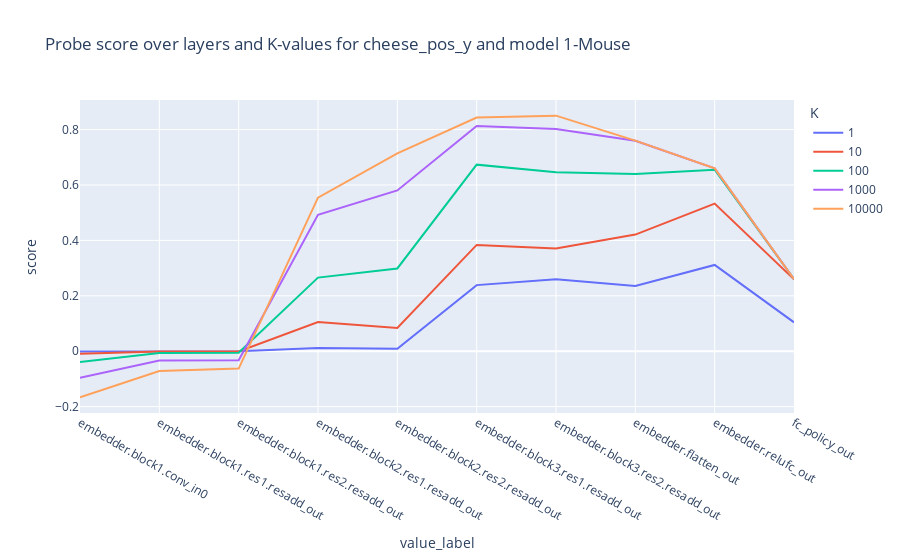
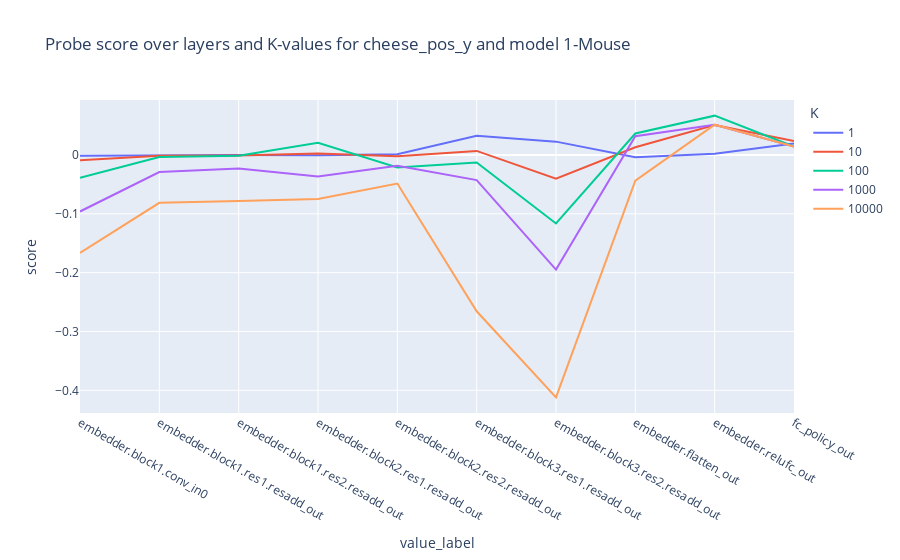

Notebook code for these charts, in order:
### Code cell
cheese_pos_x = cheese_pos.x.values.astype(float)
cheese_pos_y = cheese_pos.y.values.astype(float)
mouse_pos_x = mouse_pos.x.values.astype(float)
mouse_pos_y = mouse_pos.y.values.astype(float)
dist_to_top_right_float = dist_to_top_right.astype(float)



index_nums = np.array([1, 10, 100, 1000, 10000])

obj_pos = cheese_pos_x
#obj_pos = dist_to_top_right_float
hook_to_use = hook1
obj_pos_name = 'cheese_pos_y'
model_name = '1-Mouse'

results, _ = cpr.sparse_linear_probe(hook_to_use, values_to_store, obj_pos, model_type='ridge',
    index_nums = index_nums, random_state=42, max_iter=10000, alpha=100.)

plot_sparse_probe_scores(results, obj_pos, index_nums, 
    f'Probe score over layers and K-values for {obj_pos_name} and model {model_name}',
    include_limits=False)

results, _ = cpr.sparse_linear_probe(hook2, values_to_store, obj_pos, model_type='ridge',
    index_nums = index_nums, random_state=42, max_iter=10000, alpha=100.)

plot_sparse_probe_scores(results, obj_pos, index_nums, 
    f'Probe score over layers and K-values for {obj_pos_name} and model {model_name}',
    include_limits=False)

### Figure 1 — Plotly figure (JSON) as saved in the notebook; plotly's stock layout.template omitted (floating-point values rounded to 4 significant figures)
{"data": [{"hovertemplate": "K=1<br>value_label=%{x}<br>score=%{y}<extra></extra>", "legendgroup": "1", "line": {"color": "#636efa", "dash": "solid"}, "marker": {"symbol": "circle"}, "mode": "lines", "name": "1", "orientation": "v", "showlegend": true, "type": "scatter", "x": ["embedder.block1.conv_in0", "embedder.block1.res1.resadd_out", "embedder.block1.res2.resadd_out", "embedder.block2.res1.resadd_out", "embedder.block2.res2.resadd_out", "embedder.block3.res1.resadd_out", "embedder.block3.res2.resadd_out", "embedder.flatten_out", "embedder.relufc_out", "fc_policy_out"], "xaxis": "x", "y": [-0.001116, -0.0002584, -0.0002135, 0.01169, 0.008438, 0.2386, 0.2599, 0.2352, 0.3114, 0.1041], "yaxis": "y"}, {"hovertemplate": "K=10<br>value_label=%{x}<br>score=%{y}<extra></extra>", "legendgroup": "10", "line": {"color": "#EF553B", "dash": "solid"}, "marker": {"symbol": "circle"}, "mode": "lines", "name": "10", "orientation": "v", "showlegend": true, "type": "scatter", "x": ["embedder.block1.conv_in0", "embedder.block1.res1.resadd_out", "embedder.block1.res2.resadd_out", "embedder.block2.res1.resadd_out", "embedder.block2.res2.resadd_out", "embedder.block3.res1.resadd_out", "embedder.block3.res2.resadd_out", "embedder.flatten_out", "embedder.relufc_out", "fc_policy_out"], "xaxis": "x", "y": [-0.008993, -0.0008238, -0.0007673, 0.1052, 0.08387, 0.3836, 0.3707, 0.421, 0.533, 0.2592], "yaxis": "y"}, {"hovertemplate": "K=100<br>value_label=%{x}<br>score=%{y}<extra></extra>", "legendgroup": "100", "line": {"color": "#00cc96", "dash": "solid"}, "marker": {"symbol": "circle"}, "mode": "lines", "name": "100", "orientation": "v", "showlegend": true, "type": "scatter", "x": ["embedder.block1.conv_in0", "embedder.block1.res1.resadd_out", "embedder.block1.res2.resadd_out", "embedder.block2.res1.resadd_out", "embedder.block2.res2.resadd_out", "embedder.block3.res1.resadd_out", "embedder.block3.res2.resadd_out", "embedder.flatten_out", "embedder.relufc_out", "fc_policy_out"], "xaxis": "x", "y": [-0.03876, -0.006593, -0.005237, 0.2657, 0.2986, 0.6734, 0.6458, 0.6395, 0.6552, 0.2601], "yaxis": "y"}, {"hovertemplate": "K=1000<br>value_label=%{x}<br>score=%{y}<extra></extra>", "legendgroup": "1000", "line": {"color": "#ab63fa", "dash": "solid"}, "marker": {"symbol": "circle"}, "mode": "lines", "name": "1000", "orientation": "v", "showlegend": true, "type": "scatter", "x": ["embedder.block1.conv_in0", "embedder.block1.res1.resadd_out", "embedder.block1.res2.resadd_out", "embedder.block2.res1.resadd_out", "embedder.block2.res2.resadd_out", "embedder.block3.res1.resadd_out", "embedder.block3.res2.resadd_out", "embedder.flatten_out", "embedder.relufc_out", "fc_policy_out"], "xaxis": "x", "y": [-0.09599, -0.03387, -0.03289, 0.4924, 0.5804, 0.8129, 0.802, 0.7594, 0.6599, 0.2601], "yaxis": "y"}, {"hovertemplate": "K=10000<br>value_label=%{x}<br>score=%{y}<extra></extra>", "legendgroup": "10000", "line": {"color": "#FFA15A", "dash": "solid"}, "marker": {"symbol": "circle"}, "mode": "lines", "name": "10000", "orientation": "v", "showlegend": true, "type": "scatter", "x": ["embedder.block1.conv_in0", "embedder.block1.res1.resadd_out", "embedder.block1.res2.resadd_out", "embedder.block2.res1.resadd_out", "embedder.block2.res2.resadd_out", "embedder.block3.res1.resadd_out", "embedder.block3.res2.resadd_out", "embedder.flatten_out", "embedder.relufc_out", "fc_policy_out"], "xaxis": "x", "y": [-0.1666, -0.07147, -0.0628, 0.5544, 0.7143, 0.8433, 0.8503, 0.76, 0.6599, 0.2601], "yaxis": "y"}], "layout": {"legend": {"title": {"text": "K"}, "tracegroupgap": 0}, "title": {"text": "Probe score over layers and K-values for cheese_pos_y and model 1-Mouse"}, "xaxis": {"anchor": "y", "domain": [0, 1], "title": {"text": "value_label"}}, "yaxis": {"anchor": "x", "domain": [0, 1], "title": {"text": "score"}}}}

### Figure 2 — Plotly figure (JSON) as saved in the notebook; plotly's stock layout.template omitted (floating-point values rounded to 4 significant figures)
{"data": [{"hovertemplate": "K=1<br>value_label=%{x}<br>score=%{y}<extra></extra>", "legendgroup": "1", "line": {"color": "#636efa", "dash": "solid"}, "marker": {"symbol": "circle"}, "mode": "lines", "name": "1", "orientation": "v", "showlegend": true, "type": "scatter", "x": ["embedder.block1.conv_in0", "embedder.block1.res1.resadd_out", "embedder.block1.res2.resadd_out", "embedder.block2.res1.resadd_out", "embedder.block2.res2.resadd_out", "embedder.block3.res1.resadd_out", "embedder.block3.res2.resadd_out", "embedder.flatten_out", "embedder.relufc_out", "fc_policy_out"], "xaxis": "x", "y": [-0.001116, -8.515e-06, -0.0001687, -0.0004735, 0.001448, 0.03257, 0.02275, -0.003807, 0.002098, 0.01971], "yaxis": "y"}, {"hovertemplate": "K=10<br>value_label=%{x}<br>score=%{y}<extra></extra>", "legendgroup": "10", "line": {"color": "#EF553B", "dash": "solid"}, "marker": {"symbol": "circle"}, "mode": "lines", "name": "10", "orientation": "v", "showlegend": true, "type": "scatter", "x": ["embedder.block1.conv_in0", "embedder.block1.res1.resadd_out", "embedder.block1.res2.resadd_out", "embedder.block2.res1.resadd_out", "embedder.block2.res2.resadd_out", "embedder.block3.res1.resadd_out", "embedder.block3.res2.resadd_out", "embedder.flatten_out", "embedder.relufc_out", "fc_policy_out"], "xaxis": "x", "y": [-0.008993, -0.001043, -0.0006198, 0.002732, -0.002193, 0.006982, -0.04007, 0.01329, 0.05105, 0.02369], "yaxis": "y"}, {"hovertemplate": "K=100<br>value_label=%{x}<br>score=%{y}<extra></extra>", "legendgroup": "100", "line": {"color": "#00cc96", "dash": "solid"}, "marker": {"symbol": "circle"}, "mode": "lines", "name": "100", "orientation": "v", "showlegend": true, "type": "scatter", "x": ["embedder.block1.conv_in0", "embedder.block1.res1.resadd_out", "embedder.block1.res2.resadd_out", "embedder.block2.res1.resadd_out", "embedder.block2.res2.resadd_out", "embedder.block3.res1.resadd_out", "embedder.block3.res2.resadd_out", "embedder.flatten_out", "embedder.relufc_out", "fc_policy_out"], "xaxis": "x", "y": [-0.03876, -0.003363, -0.001316, 0.02093, -0.0212, -0.01276, -0.1163, 0.03662, 0.06694, 0.01422], "yaxis": "y"}, {"hovertemplate": "K=1000<br>value_label=%{x}<br>score=%{y}<extra></extra>", "legendgroup": "1000", "line": {"color": "#ab63fa", "dash": "solid"}, "marker": {"symbol": "circle"}, "mode": "lines", "name": "1000", "orientation": "v", "showlegend": true, "type": "scatter", "x": ["embedder.block1.conv_in0", "embedder.block1.res1.resadd_out", "embedder.block1.res2.resadd_out", "embedder.block2.res1.resadd_out", "embedder.block2.res2.resadd_out", "embedder.block3.res1.resadd_out", "embedder.block3.res2.resadd_out", "embedder.flatten_out", "embedder.relufc_out", "fc_policy_out"], "xaxis": "x", "y": [-0.09599, -0.02889, -0.0229, -0.03648, -0.01807, -0.04258, -0.1948, 0.03208, 0.05156, 0.01422], "yaxis": "y"}, {"hovertemplate": "K=10000<br>value_label=%{x}<br>score=%{y}<extra></extra>", "legendgroup": "10000", "line": {"color": "#FFA15A", "dash": "solid"}, "marker": {"symbol": "circle"}, "mode": "lines", "name": "10000", "orientation": "v", "showlegend": true, "type": "scatter", "x": ["embedder.block1.conv_in0", "embedder.block1.res1.resadd_out", "embedder.block1.res2.resadd_out", "embedder.block2.res1.resadd_out", "embedder.block2.res2.resadd_out", "embedder.block3.res1.resadd_out", "embedder.block3.res2.resadd_out", "embedder.flatten_out", "embedder.relufc_out", "fc_policy_out"], "xaxis": "x", "y": [-0.1666, -0.08123, -0.07801, -0.07477, -0.04841, -0.2657, -0.412, -0.04354, 0.05156, 0.01422], "yaxis": "y"}], "layout": {"legend": {"title": {"text": "K"}, "tracegroupgap": 0}, "title": {"text": "Probe score over layers and K-values for cheese_pos_y and model 1-Mouse"}, "xaxis": {"anchor": "y", "domain": [0, 1], "title": {"text": "value_label"}}, "yaxis": {"anchor": "x", "domain": [0, 1], "title": {"text": "score"}}}}
